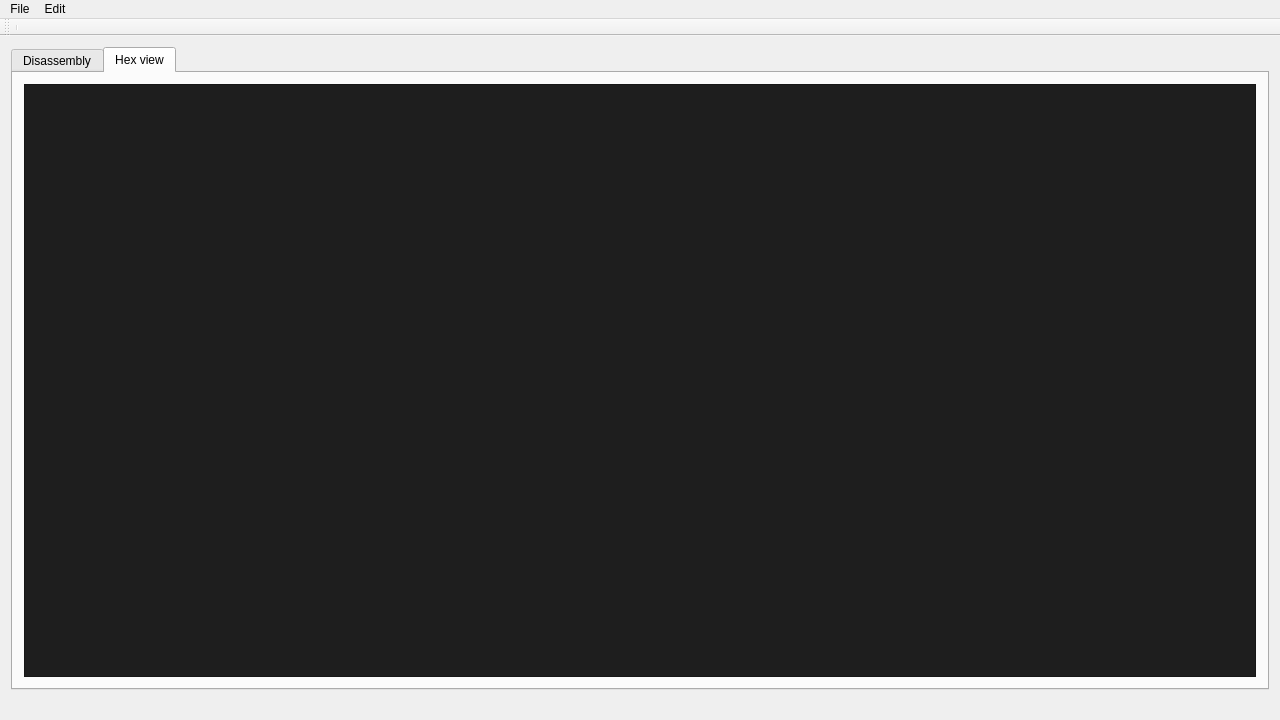
<?xml version="1.0" encoding="UTF-8"?>
<ui version="4.0">
 <class>BunkaiClass</class>
 <widget class="QMainWindow" name="BunkaiClass">
  <property name="geometry">
   <rect>
    <x>0</x>
    <y>0</y>
    <width>1280</width>
    <height>720</height>
   </rect>
  </property>
  <property name="windowTitle">
   <string>Bunkai</string>
  </property>
  <widget class="QWidget" name="centralWidget">
   <property name="maximumSize">
    <size>
     <width>1280</width>
     <height>665</height>
    </size>
   </property>
   <layout class="QVBoxLayout" name="verticalLayout">
    <item>
     <widget class="QTabWidget" name="tabWidget">
      <property name="currentIndex">
       <number>1</number>
      </property>
      <widget class="QWidget" name="disassemblyTab">
       <attribute name="title">
        <string>Disassembly</string>
       </attribute>
       <layout class="QGridLayout" name="gridLayout_2">
        <item row="0" column="0">
         <widget class="DisassemblyBrowser" name="disassemblyBrowser">
          <property name="styleSheet">
           <string notr="true">font: 10pt &quot;Cascadia Code&quot;;
font-size: 12px;
color: #FFFFFF;
background-color: #1E1E1E;
</string>
          </property>
         </widget>
        </item>
       </layout>
      </widget>
      <widget class="QWidget" name="hexViewTab">
       <attribute name="title">
        <string>Hex view</string>
       </attribute>
       <layout class="QGridLayout" name="gridLayout">
        <item row="0" column="0">
         <widget class="HexViewBrowser" name="hexViewBrowser">
          <property name="styleSheet">
           <string notr="true">font: 10pt &quot;Cascadia Code&quot;;
font-size: 12px;
color: #FFFFFF;
background-color: #1E1E1E;
</string>
          </property>
         </widget>
        </item>
       </layout>
      </widget>
     </widget>
    </item>
   </layout>
  </widget>
  <widget class="QMenuBar" name="menuBar">
   <property name="geometry">
    <rect>
     <x>0</x>
     <y>0</y>
     <width>1280</width>
     <height>22</height>
    </rect>
   </property>
   <widget class="QMenu" name="menuFile">
    <property name="title">
     <string>File</string>
    </property>
    <addaction name="actionOpen"/>
    <addaction name="separator"/>
   </widget>
   <widget class="QMenu" name="menuEdit">
    <property name="title">
     <string>Edit</string>
    </property>
   </widget>
   <addaction name="menuFile"/>
   <addaction name="menuEdit"/>
  </widget>
  <widget class="QToolBar" name="toolBar">
   <property name="enabled">
    <bool>true</bool>
   </property>
   <property name="windowTitle">
    <string>toolBar</string>
   </property>
   <attribute name="toolBarArea">
    <enum>TopToolBarArea</enum>
   </attribute>
   <attribute name="toolBarBreak">
    <bool>false</bool>
   </attribute>
   <addaction name="separator"/>
  </widget>
  <action name="actionOpen">
   <property name="text">
    <string>Open...</string>
   </property>
  </action>
 </widget>
 <layoutdefault spacing="6" margin="11"/>
 <customwidgets>
  <customwidget>
   <class>DisassemblyBrowser</class>
   <extends>QTextBrowser</extends>
   <header>disassemblybrowser.h</header>
  </customwidget>
  <customwidget>
   <class>HexViewBrowser</class>
   <extends>QListView</extends>
   <header>hexviewbrowser.h</header>
  </customwidget>
 </customwidgets>
 <resources>
  <include location="Bunkai.qrc"/>
 </resources>
 <connections/>
</ui>
